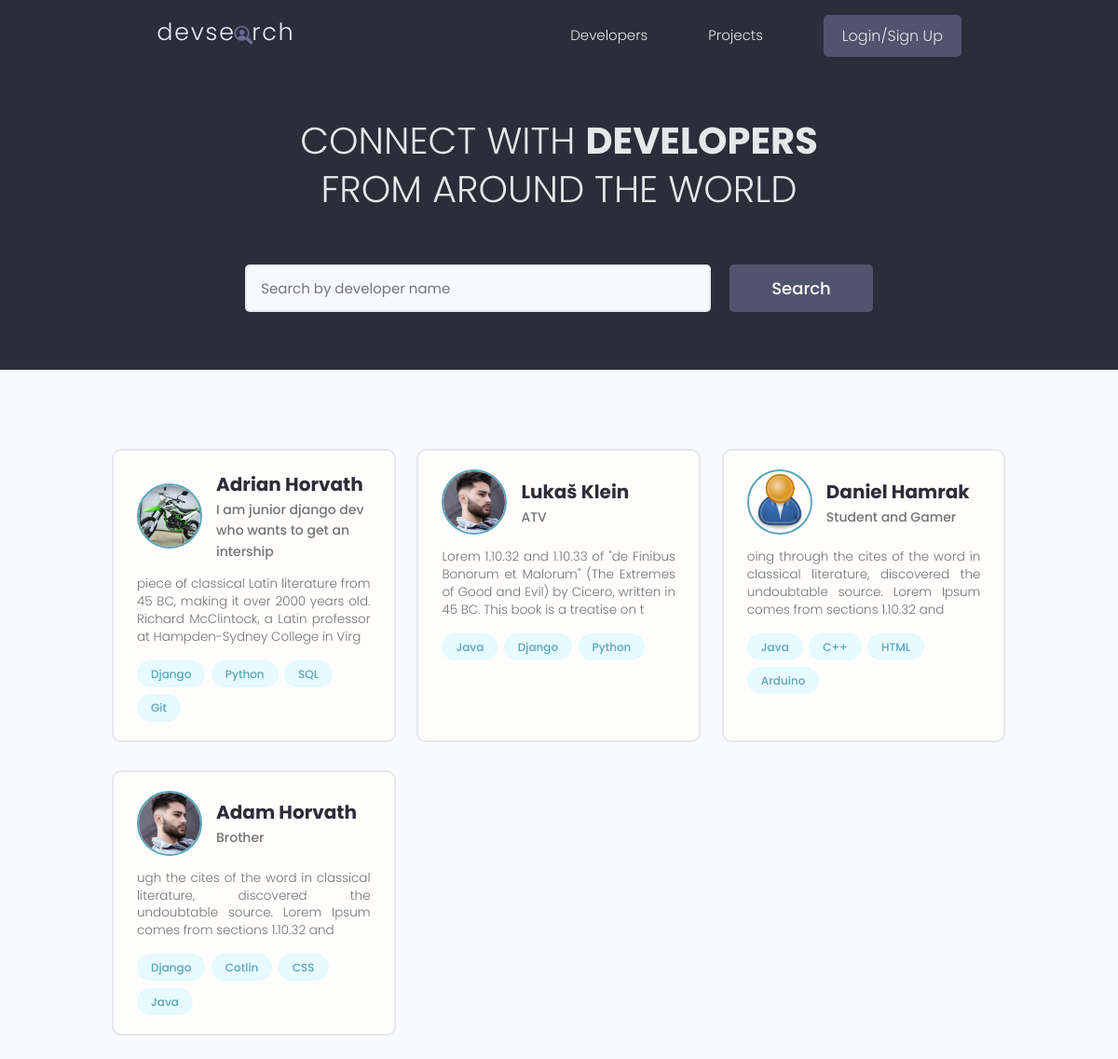
Before: / with the older database file.
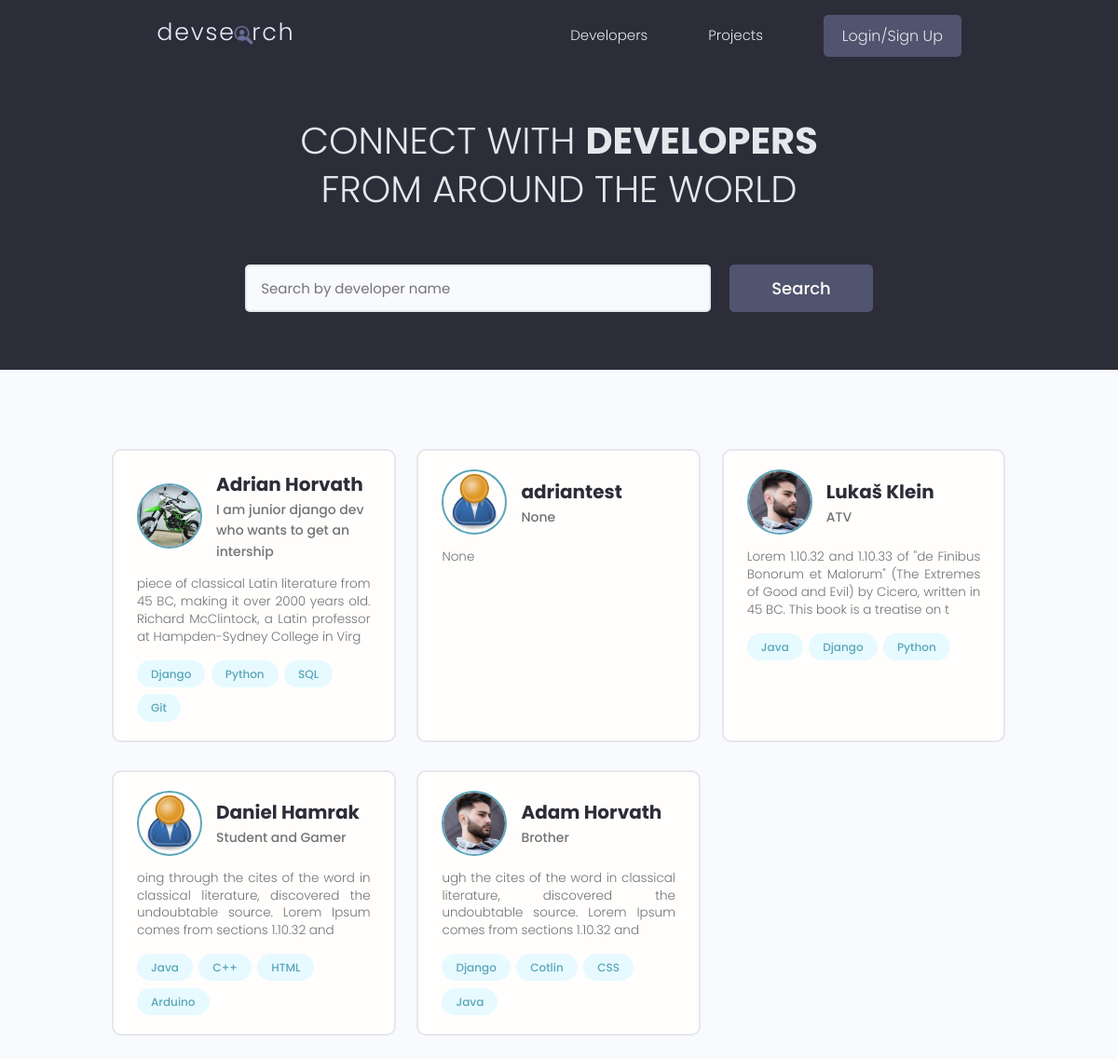
After: the same page with the newer database file.
### users/models.py (models this page shows, shortened)
class Profile(models.Model):
    id = models.UUIDField(default=uuid.uuid4, unique=True,
    primary_key=True, editable=False)
    user = models.OneToOneField(User, on_delete=models.CASCADE, null=True,blank=True)
    name = models.CharField(max_length=200, blank=True, null=True)
    username = models.CharField(max_length=200, blank=True, null=True)
    location = models.CharField(max_length=200, blank=True, null=True)
    email = models.EmailField(max_length=300, null= True, blank=True)
    short_info = models.CharField(max_length=200, blank=True, null=True)
    bio = models.TextField(blank=True, null=True)
    profile_image = models.ImageField(blank=True, null=True, upload_to="profiles/", default="profiles/user-default.png")
    social_github = models.CharField(max_length=200, blank=True, null=True)
    social_twitter = models.CharField(max_length=200, blank=True, null=True)
    social_linkedin = models.CharField(max_length=200, blank=True, null=True)
    social_youtube = models.CharField(max_length=200, blank=True, null=True)
    social_website = models.CharField(max_length=200, blank=True, null=True)
    social_stackoverflow = models.CharField(max_length=200, blank=True, null=True)
    created = models.DateTimeField(auto_now_add=True)

class Skill(models.Model):
    id = models.UUIDField(default=uuid.uuid4, unique=True,
    primary_key=True, editable=False)
    skill = models.ForeignKey(Profile,on_delete=models.CASCADE, null=True, blank=True)
    name = models.CharField(max_length=50, blank=True, null=True)
    description = models.TextField(blank=True, null=True)
    created = models.DateTimeField(auto_now_add=True)

### users/views.py (the view)
# urls.py: path("", views.profiles,name="profiles" ),
def profiles (request):
    search_query = ""
    if request.GET.get("search_query"):
        search_query = request.GET.get("search_query")
    skill = Skill.objects.filter(name__icontains=search_query)
    profiles= Profile.objects.distinct().filter(
    Q(name__icontains = search_query) |
    Q(short_info__icontains = search_query)|
    Q(skill__in = skill)
     )
    page = request.GET.get("page")
    paginator= Paginator(profiles, 6)
    try:
        profiles = paginator.page(page)
    except PageNotAnInteger:
        page = 1
        profiles = paginator.page(page)
    except EmptyPage:
        page = paginator.num_pages
        profiles = paginator.page(page)
    left_index = (int(page) - 4)
    if left_index <1:
        left_index = 1
    right_index = (int(page) + 5)
    if right_index > paginator.num_pages:
        right_index = paginator.num_pages+1
    custom_range= range(left_index,right_index)
    context = {"profiles":profiles, "search_query":search_query,"custom_range":custom_range}
    return render(request, "users/profiles.html", context)

### users/templates/users/profiles.html (shortened to what this page needs)
{% extends 'main.html' %}
{% block content %}
<main class="home">
    <section class="hero-section text-center">
        <div class="container container--narrow">
            <div class="hero-section__box">
                <h2>CONNECT WITH <span>DEVELOPERS</span></h2>
                <h2>FROM AROUND THE WORLD</h2>
            </div>
            <div class="hero-section__search">
                <form id="search_form" class="form" action="{% url 'profiles' %}" method="get">
                    <div class="form__field">
                        <input class="input input--text" id="formInput#search" type="text" name="search_query"
                           value="{{ search_query }}" placeholder="Search by developer name" />
                    </div>
                    <input class="btn btn--sub btn--lg" type="submit" value="Search" />
                </form>
            </div>
        </div>
    </section>
    <section class="devlist">
        <div class="container">
            <div class="grid grid--three">
                {% for profile in profiles %}
                <div class="column card">
                    <div class="dev">
                        <a href="{% url 'profile' profile.id %}" class="card__body">
                            <div class="dev__profile">
                                <img class="avatar avatar--md" src="{{ profile.profile_image.url }}"
                                    alt="image" />
                                <div class="dev__meta">
                                    <h3>{{ profile.name }}</h3>
                                    <h5>{{ profile.short_info|slice:"60" }}</h5>
                                </div>
                            </div>
                            <p class="dev__info">{{ profile.bio|slice:"150" }}</p>
                            <div class="dev__skills">
                                {% for skill in profile.skill_set.all|slice:"4" %}
                                <span class="tag tag--pill tag--main">
                                    <small>{{ skill.name }}</small>
                                </span>
                                {% endfor %}
                            </div>
                        </a>
                    </div>
                </div>
                {% endfor %}
            </div>
        </div>
    </section>
</main>
{% endblock content %}

Changed rows visible on the page:
added Profile: profile_image (placeholder picture), name "adriantest", short_info "None", bio "None"
